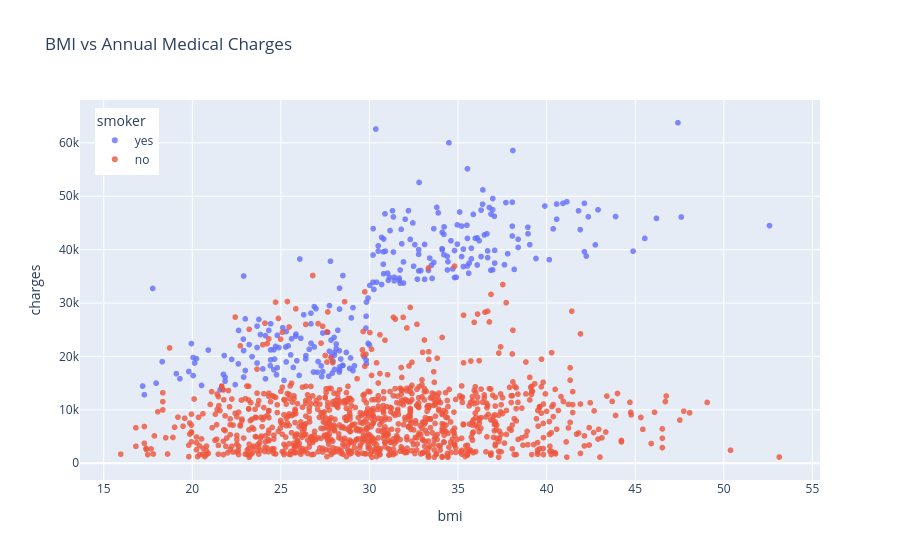

This figure's notebook cell:
### Markdown cell above
### BMI and Annual Medical Charges

### Code cell
fig = px.scatter(medical_df,
                 x='bmi',
                 y='charges',
                 color='smoker',
                 opacity=0.8,
                 hover_data=['sex'],
                 title='BMI vs Annual Medical Charges')
fig.update_traces(marker_size=6)
fig.update_layout(legend=dict(x=0.02, y=0.98))
fig.show()

### Figure 1 — Plotly figure (JSON) as saved in the notebook; plotly's stock layout.template omitted (floating-point values rounded to 4 significant figures; data arrays with more than 128 entries replaced by an {"elided": "..."} marker saying what was removed)
{"data": [{"customdata": {"elided": "274x1 str values"}, "hovertemplate": "smoker=yes<br>bmi=%{x}<br>charges=%{y}<br>sex=%{customdata[0]}<extra></extra>", "legendgroup": "yes", "marker": {"color": "#636efa", "opacity": 0.8, "size": 6, "symbol": "circle"}, "mode": "markers", "name": "yes", "showlegend": true, "type": "scattergl", "x": {"elided": "274 float values"}, "xaxis": "x", "y": {"elided": "274 float values"}, "yaxis": "y"}, {"customdata": {"elided": "1064x1 str values"}, "hovertemplate": "smoker=no<br>bmi=%{x}<br>charges=%{y}<br>sex=%{customdata[0]}<extra></extra>", "legendgroup": "no", "marker": {"color": "#EF553B", "opacity": 0.8, "size": 6, "symbol": "circle"}, "mode": "markers", "name": "no", "showlegend": true, "type": "scattergl", "x": {"elided": "1064 float values"}, "xaxis": "x", "y": {"elided": "1064 float values"}, "yaxis": "y"}], "layout": {"legend": {"title": {"text": "smoker"}, "tracegroupgap": 0, "x": 0.02, "y": 0.98}, "title": {"text": "BMI vs Annual Medical Charges"}, "xaxis": {"anchor": "y", "domain": [0, 1], "title": {"text": "bmi"}}, "yaxis": {"anchor": "x", "domain": [0, 1], "title": {"text": "charges"}}}}
